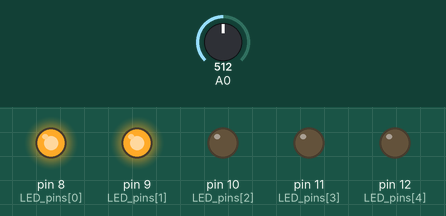
Simulated run of this sketch. Board: Arduino Uno, built with avr-gcc and run on an emulated ATmega328P. On the bench: output pins drawn as LEDs (lit = HIGH). The inputs (shaded band) are chosen by the test bench; at power-on: A0 = 512.

Above: at 1.2 s.
1.3 s: A0 set to 606
2.8 s: A0 set to 625
At 3.4 s:
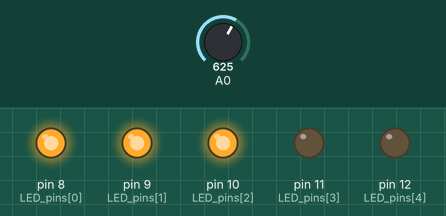
4.3 s: A0 set to 801
5.8 s: A0 set to 834
At 6.9 s:
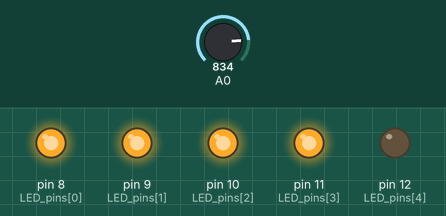
7.3 s: A0 set to 1015
8.8 s: A0 set to 1023
At 9.2 s:
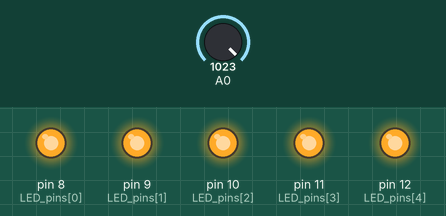
Timing chart, 0 to 11.3 s (numbered marks = the images above; inputs shaded):
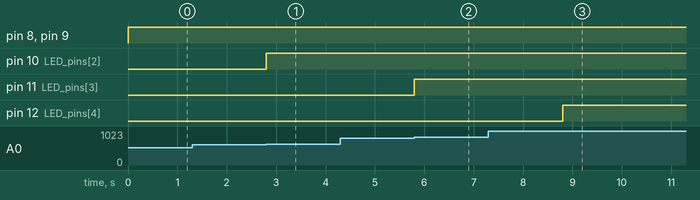

The sketch:

13_14_LED_meter.ino
```cpp
int LED_pins[] = {8, 9, 10, 11, 12};
int currentVoltage = 0;
int previousVoltage = 0;

void setup()
{
  for(int i=0; i<sizeof(LED_pins)/sizeof(int); i++){
    pinMode(LED_pins[i], OUTPUT);
  }
  Serial.begin(9600);
}

void loop()
{
  int analogIn = analogRead(A0);
  currentVoltage = map(analogIn, 0, 1023, 0, 5);

  if(currentVoltage != previousVoltage){
    previousVoltage = currentVoltage;

    for(int i=0; i<currentVoltage; i++){
      digitalWrite(LED_pins[i], HIGH);
    }
    for(int i=currentVoltage; i<5; i++){
      digitalWrite(LED_pins[i], LOW);
    }
  }
}
```

Measured:
- the behaviour switches between 613 and 614 on A0 (found by bisection; images 0 and 1)
- the behaviour switches between 818 and 819 on A0 (found by bisection; images 1 and 2)
- the behaviour switches between 1022 and 1023 on A0 (found by bisection; images 2 and 3)
- after the input at 1.3 s, every drawn part: stays the same
- after the input at 2.8 s, pin 10 (LED_pins[2]): LOW → HIGH at once
- after the input at 4.3 s, every drawn part: stays the same
- after the input at 5.8 s, pin 11 (LED_pins[3]): LOW → HIGH at once
- after the input at 7.3 s, every drawn part: stays the same
- after the input at 8.8 s, pin 12 (LED_pins[4]): LOW → HIGH at once
